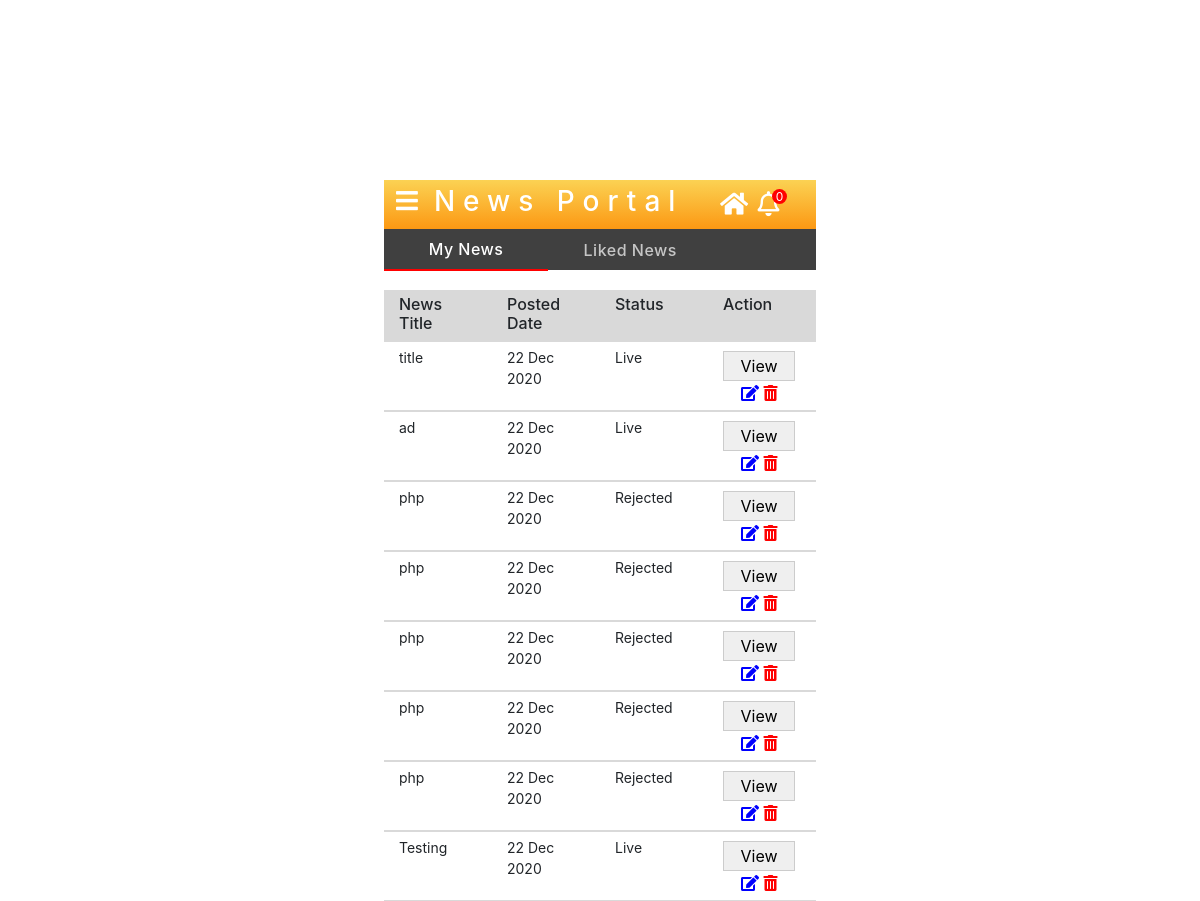
The app's page /public_html/mynews.php with its own data.
### tables this page shows
CREATE TABLE `posts` (
  `post_id` int(11) NOT NULL,
  `title` text NOT NULL,
  `description` text NOT NULL,
  `filename` varchar(100) NOT NULL,
  `url` text NOT NULL,
  `keywords` text NOT NULL,
  `date` date NOT NULL,
  `cat_id` text NOT NULL,
  `sub_id` int(11) NOT NULL,
  `state_id` text NOT NULL,
  `city_id` text NOT NULL,
  `district_id` text NOT NULL,
  `user_id` int(11) NOT NULL,
  `views` int(11) NOT NULL DEFAULT 0,
  `flag` int(11) NOT NULL DEFAULT 0,
  `status` int(2) DEFAULT 0
);

### public_html/mynews.php (the view, shortened to what this page needs)
<!doctype html>
<html lang="en">
<head>
    <link rel="stylesheet" href="https://use.fontawesome.com/releases/v5.15.1/css/all.css">
    <link rel="stylesheet" href="https://cdnjs.cloudflare.com/ajax/libs/font-awesome/4.7.0/css/font-awesome.min.css">
    <link rel="stylesheet" href="https://cdn.jsdelivr.net/npm/bootstrap@4.5.3/dist/css/bootstrap.min.css">
    <link rel="stylesheet" href="style.css">
</head>
<body>
    <?php include 'header.php';  ?>
    <ul class="nav nav-tabs chat-tabs mynews">
        <li class="nav-item mynews-items">
            <a href="#mynews" class="nav-link mynews-link active" role="tab" data-toggle="tab">My News</a>
        </li>
        <li class="nav-item mynews-items">
            <a href="#likednews" class="nav-link" role="tab" data-toggle="tab">Liked News</a>
        </li>
    </ul>
    <div class="tab-content">
        <div role="tabpanel" class="tab-pane active" id="mynews">
            <div>
                <div class="row news-head">
                    <div class="col">
                        <h6>News Title</h6>
                    </div>
                    <div class="col">
                        <h6>Posted Date</h6>
                    </div>
                    <div class="col">
                        <h6>Status</h6>
                    </div>
                    <div class="col">
                        <h6>Action</h6>
                    </div>
                </div>
                <?php
                include 'db.php';
                $posts = mysqli_query($con, "SELECT * FROM posts where user_id = '".$_SESSION['register_id']."' ");
                while ($row = mysqli_fetch_array($posts)) {
                    $flag = $row['flag'];
                    if($flag == "0"){
                        $status = "Processing";
                    }elseif ($flag == "1") {
                        $status = "Live";
                    }else {
                        $status = "Rejected";
                    }
                    ?>
                    <div class="row mynews-row1">
                        <div class="col">
                            <p><?php echo $row['title']; ?></p>
                        </div>
                        <div class="col">
                            <p>22 Dec 2020</p>
                        </div>
                        <div class="col">
                            <p><?php echo $status; ?></p>
                        </div>
                        <div class="col">
                            <button class="mynews-action-btn1" onclick="location.href='newspage.php?msg=<?php echo $row['post_id']; ?>';">View</button>
                            <button class="mynews-action-btn" data-toggle="modal" data-target="#myModal"><i class="fas fa-edit i1"></i></button>
                            <button class="mynews-action-btn"><i class="fas fa-trash-alt i2"></i></button>
                        </div>
                    </div>
                 <?php } ?>
                </div>
            </div>
        </div>
    </body></html>

### public_html/style.css (style rules this page uses)
* { margin: 0; padding: 0; }
.chat-tabs { border: none; width: 100%; background: #404040; }
.chat-tabs .nav-link { color: rgba(255, 255, 255, 0.7); font-weight: 500; letter-spacing: .5px; }
.chat-tabs .nav-link.active { border: none; border-color: none; background-color: transparent; color: #fff; border-bottom: 2px solid red; margin: 0 22px 1px; }
.mynews-items { width: 38%; text-align: center; }
.mynews .nav-link.active { margin: 0; }
.news-head { width: 100%; margin: auto; margin-top: 20px; background: #d9d9d9; padding: 5px 0 0; }
.mynews-row1 { width: 100%; margin: auto; padding: 5px 0; border-top: 1px solid #d9d9d9; border-bottom: 1px solid #d9d9d9; }
.mynews-row1 p { margin-bottom: 0; font-size: 14px; }
.mynews-action-btn { border: none; background: none; outline: none; }
.mynews-action-btn1 { padding: 2px 10px; width: 72px; margin-top: 4px; border: 1px solid #ccc; }
.mynews-action-btn .i1 { margin-left: 18px; color: blue; }
.mynews-action-btn .i2 { color: red; }
@media screen and (min-width: 780px) { body { padding: 0 32%; } }

### public_html/stylen.css (style rules this page uses)
* { margin: 0; padding: 0; }
body { margin-top: 180px; }
@media screen and (min-width: 780px) { body { padding: 0 32%; } }

### records on screen
posts: title "title", flag "Live"
posts: title "ad", flag "Live"
posts: title "php", flag "Rejected"
posts: title "php", flag "Rejected"
posts: title "php", flag "Rejected"
posts: title "php", flag "Rejected"
posts: title "php", flag "Rejected"
posts: title "Testing", flag "Live"

### other values on screen
$unread_count "0"
